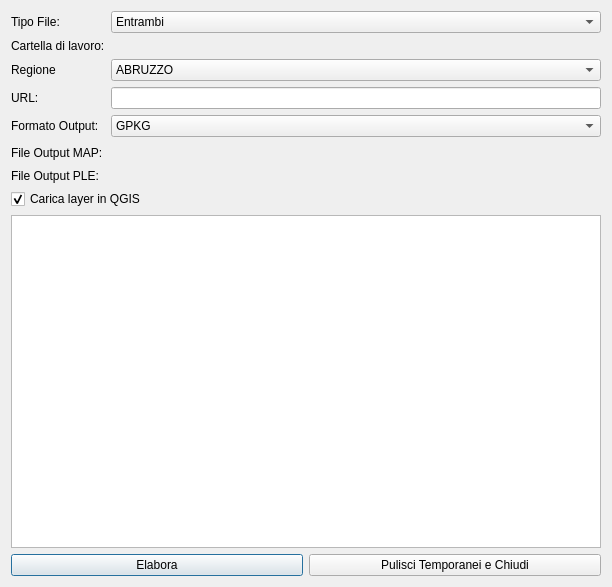
<?xml version="1.0" encoding="UTF-8"?>
<ui version="4.0">
 <class>GMLMergerDialogBase</class>
 <widget class="QDialog" name="GMLMergerDialogBase">
  <property name="windowModality">
   <enum>Qt::ApplicationModal</enum>
  </property>
  <property name="geometry">
   <rect>
    <x>0</x>
    <y>0</y>
    <width>599</width>
    <height>587</height>
   </rect>
  </property>
  <property name="acceptDrops">
   <bool>true</bool>
  </property>
  <property name="windowTitle">
   <string>Catasto IT GML Merger Pro</string>
  </property>
  <property name="windowIcon">
   <iconset>
    <normaloff>icon.png</normaloff>icon.png</iconset>
  </property>
  <property name="toolTip">
   <string>CatastoIT_GML_Merger_Pro è un plugin avanzato per QGIS che consente di scaricare, estrarre e unire file GML del catasto italiano.</string>
  </property>
  <property name="statusTip">
   <string>test status</string>
  </property>
  <property name="whatsThis">
   <string/>
  </property>
  <property name="modal">
   <bool>false</bool>
  </property>
  <layout class="QGridLayout" name="gridLayout">
   <item row="0" column="1">
    <widget class="QComboBox" name="cb_file_type">
     <property name="toolTip">
      <string>Seleziona il tipo di file da unire (solo Fogli o solo particelle)</string>
     </property>
     <property name="currentText">
      <string>Entrambi</string>
     </property>
     <property name="maxVisibleItems">
      <number>3</number>
     </property>
     <item>
      <property name="text">
       <string>Entrambi</string>
      </property>
     </item>
     <item>
      <property name="text">
       <string>Mappe (MAP)</string>
      </property>
     </item>
     <item>
      <property name="text">
       <string>Particelle (PLE)</string>
      </property>
     </item>
    </widget>
   </item>
   <item row="5" column="1">
    <widget class="QgsFileWidget" name="le_map_output">
     <property name="minimumSize">
      <size>
       <width>490</width>
       <height>20</height>
      </size>
     </property>
     <property name="contextMenuPolicy">
      <enum>Qt::CustomContextMenu</enum>
     </property>
     <property name="toolTip">
      <string>Clicca nei ... e seleziona cartella e definisci nome file</string>
     </property>
     <property name="whatsThis">
      <string>Salva il file unito MAP</string>
     </property>
     <property name="fullUrl">
      <bool>false</bool>
     </property>
     <property name="filter">
      <string/>
     </property>
     <property name="storageMode">
      <enum>QgsFileWidget::SaveFile</enum>
     </property>
    </widget>
   </item>
   <item row="9" column="0" colspan="2">
    <layout class="QHBoxLayout" name="horizontalLayout_2">
     <item>
      <widget class="QPushButton" name="btn_process">
       <property name="text">
        <string>Elabora</string>
       </property>
      </widget>
     </item>
     <item>
      <widget class="QPushButton" name="btn_close">
       <property name="text">
        <string>Pulisci Temporanei e Chiudi</string>
       </property>
      </widget>
     </item>
    </layout>
   </item>
   <item row="4" column="0">
    <widget class="QLabel" name="label_5">
     <property name="text">
      <string>Formato Output:</string>
     </property>
    </widget>
   </item>
   <item row="5" column="0">
    <widget class="QLabel" name="label_6">
     <property name="text">
      <string>File Output MAP:</string>
     </property>
    </widget>
   </item>
   <item row="6" column="1">
    <widget class="QgsFileWidget" name="le_ple_output">
     <property name="toolTip">
      <string>Clicca nei ... e seleziona cartella e definisci nome file</string>
     </property>
     <property name="whatsThis">
      <string>Salva il file unito PLE</string>
     </property>
     <property name="filter">
      <string/>
     </property>
     <property name="storageMode">
      <enum>QgsFileWidget::SaveFile</enum>
     </property>
    </widget>
   </item>
   <item row="3" column="0">
    <widget class="QLabel" name="label_4">
     <property name="text">
      <string>URL:</string>
     </property>
    </widget>
   </item>
   <item row="8" column="0" colspan="2">
    <widget class="QTextEdit" name="text_log">
     <property name="toolTip">
      <string>Area log - descrive i vari passaggi.</string>
     </property>
     <property name="statusTip">
      <string>TEXT LOG</string>
     </property>
     <property name="readOnly">
      <bool>true</bool>
     </property>
    </widget>
   </item>
   <item row="1" column="0">
    <widget class="QLabel" name="label_2">
     <property name="text">
      <string>Cartella di lavoro:</string>
     </property>
    </widget>
   </item>
   <item row="1" column="1">
    <widget class="QgsFileWidget" name="le_folder">
     <property name="toolTip">
      <string>Seleziona la cartella di lavoro</string>
     </property>
     <property name="defaultRoot">
      <string/>
     </property>
     <property name="storageMode">
      <enum>QgsFileWidget::GetDirectory</enum>
     </property>
     <property name="options">
      <set>QFileDialog::ShowDirsOnly</set>
     </property>
    </widget>
   </item>
   <item row="4" column="1">
    <widget class="QComboBox" name="cb_format">
     <property name="toolTip">
      <string>Seleziona il formato di output</string>
     </property>
     <item>
      <property name="text">
       <string>GPKG</string>
      </property>
     </item>
     <item>
      <property name="text">
       <string>geoJSON</string>
      </property>
     </item>
     <item>
      <property name="text">
       <string>GML</string>
      </property>
     </item>
     <item>
      <property name="text">
       <string>shp</string>
      </property>
     </item>
    </widget>
   </item>
   <item row="0" column="0">
    <widget class="QLabel" name="label_1">
     <property name="text">
      <string>Tipo File:</string>
     </property>
    </widget>
   </item>
   <item row="3" column="1">
    <widget class="QLineEdit" name="le_url">
     <property name="toolTip">
      <string>URL del file ZIP</string>
     </property>
     <property name="readOnly">
      <bool>true</bool>
     </property>
    </widget>
   </item>
   <item row="6" column="0">
    <widget class="QLabel" name="label_7">
     <property name="text">
      <string>File Output PLE:</string>
     </property>
    </widget>
   </item>
   <item row="2" column="0">
    <widget class="QLabel" name="label_3">
     <property name="text">
      <string>Regione</string>
     </property>
    </widget>
   </item>
   <item row="2" column="1">
    <widget class="QComboBox" name="cb_region">
     <property name="toolTip">
      <string>Seleziona la regione da scaricare</string>
     </property>
     <property name="currentText">
      <string>ABRUZZO</string>
     </property>
     <property name="maxVisibleItems">
      <number>20</number>
     </property>
     <item>
      <property name="text">
       <string>ABRUZZO</string>
      </property>
     </item>
     <item>
      <property name="text">
       <string>BASILICATA</string>
      </property>
     </item>
     <item>
      <property name="text">
       <string>CALABRIA</string>
      </property>
     </item>
     <item>
      <property name="text">
       <string>CAMPANIA</string>
      </property>
     </item>
     <item>
      <property name="text">
       <string>EMILIA-ROMAGNA</string>
      </property>
     </item>
     <item>
      <property name="text">
       <string>FRIULI-VENEZIA-GIULIA</string>
      </property>
     </item>
     <item>
      <property name="text">
       <string>LAZIO</string>
      </property>
     </item>
     <item>
      <property name="text">
       <string>LIGURIA</string>
      </property>
     </item>
     <item>
      <property name="text">
       <string>LOMBARDIA</string>
      </property>
     </item>
     <item>
      <property name="text">
       <string>MARCHE</string>
      </property>
     </item>
     <item>
      <property name="text">
       <string>MOLISE</string>
      </property>
     </item>
     <item>
      <property name="text">
       <string>PIEMONTE</string>
      </property>
     </item>
     <item>
      <property name="text">
       <string>PUGLIA</string>
      </property>
     </item>
     <item>
      <property name="text">
       <string>SARDEGNA</string>
      </property>
     </item>
     <item>
      <property name="text">
       <string>SICILIA</string>
      </property>
     </item>
     <item>
      <property name="text">
       <string>TOSCANA</string>
      </property>
     </item>
     <item>
      <property name="text">
       <string>TRENTINO-ALTO-ADIGE</string>
      </property>
     </item>
     <item>
      <property name="text">
       <string>UMBRIA</string>
      </property>
     </item>
     <item>
      <property name="text">
       <string>VALLE-AOSTA</string>
      </property>
     </item>
     <item>
      <property name="text">
       <string>VENETO</string>
      </property>
     </item>
    </widget>
   </item>
   <item row="7" column="0" colspan="2">
    <widget class="QCheckBox" name="cb_load_layers">
     <property name="toolTip">
      <string>Se attivata carica i layer appena termina il download</string>
     </property>
     <property name="text">
      <string>Carica layer in QGIS</string>
     </property>
     <property name="checked">
      <bool>true</bool>
     </property>
    </widget>
   </item>
  </layout>
 </widget>
 <customwidgets>
  <customwidget>
   <class>QgsFileWidget</class>
   <extends>QWidget</extends>
   <header>qgsfilewidget.h</header>
  </customwidget>
 </customwidgets>
 <resources/>
 <connections/>
</ui>
